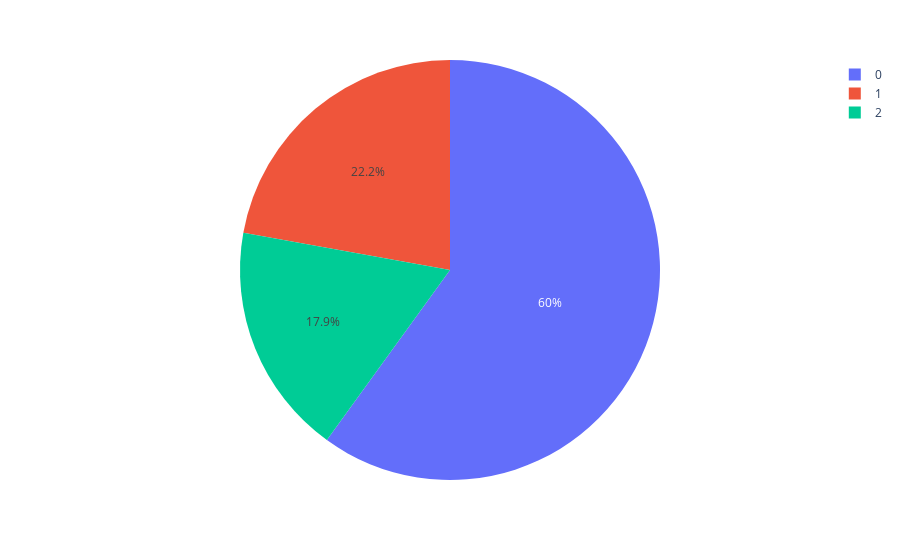

The cell this chart's notebook holds for it:
### Code cell
pie=clusters.groupby('label').size().reset_index()
pie.columns=['label','value']
px.pie(pie,values='value',names='label')

### Figure 1 — Plotly figure (JSON) as saved in the notebook; plotly's stock layout.template omitted (floating-point values rounded to 4 significant figures)
{"data": [{"domain": {"x": [0, 1], "y": [0, 1]}, "hovertemplate": "label=%{label}<br>value=%{value}<extra></extra>", "labels": [0, 1, 2], "legendgroup": "", "name": "", "showlegend": true, "type": "pie", "values": [25075, 9266, 7471]}], "layout": {"legend": {"tracegroupgap": 0}, "margin": {"t": 60}}}
